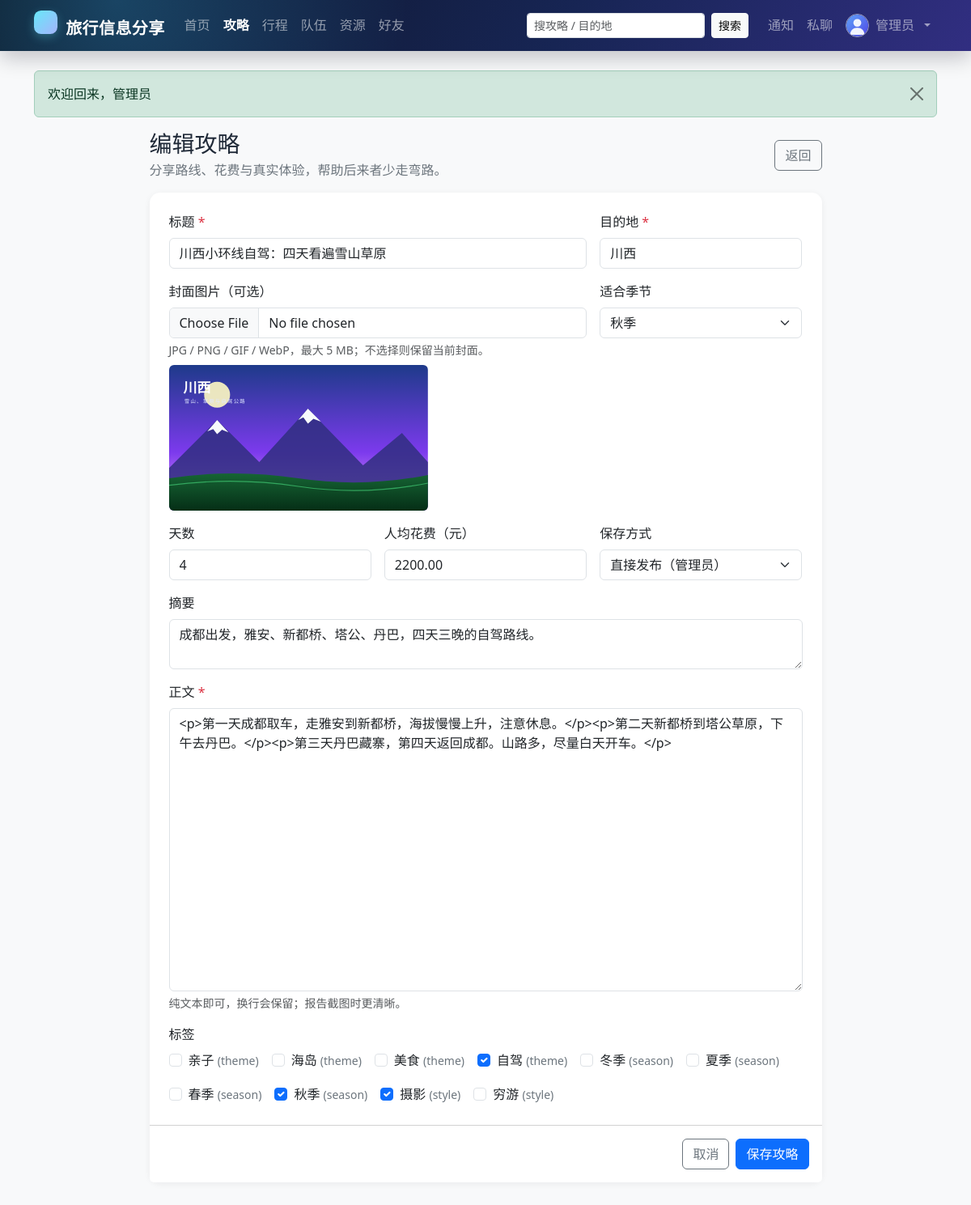
Page /guide_edit.php?id=2 (signed in) on the committed database.
### tables this page shows
CREATE TABLE `user` (
  `id`            INT UNSIGNED NOT NULL AUTO_INCREMENT COMMENT '用户ID',
  `username`      VARCHAR(50)  NOT NULL                COMMENT '登录名，唯一',
  `password_hash` VARCHAR(255) NOT NULL                COMMENT 'password_hash() 生成的密码散列',
  `nickname`      VARCHAR(50)  NOT NULL                COMMENT '昵称',
  `avatar`        VARCHAR(500) DEFAULT NULL             COMMENT '头像URL',
  `gender`        ENUM('unknown','male','female','other') NOT NULL DEFAULT 'unknown' COMMENT '性别',
  `email`         VARCHAR(100) DEFAULT NULL             COMMENT '邮箱，唯一（可为空）',
  `phone`         VARCHAR(20)  DEFAULT NULL             COMMENT '手机号',
  `intro`         VARCHAR(500) DEFAULT NULL             COMMENT '个人简介',
  `role`          ENUM('user','admin') NOT NULL DEFAULT 'user'   COMMENT '角色',
  `status`        ENUM('active','disabled') NOT NULL DEFAULT 'active' COMMENT '账号状态',
  `created_at`    DATETIME NOT NULL DEFAULT CURRENT_TIMESTAMP,
  `updated_at`    DATETIME NOT NULL DEFAULT CURRENT_TIMESTAMP ON UPDATE CURRENT_TIMESTAMP,
  PRIMARY KEY (`id`),
  UNIQUE KEY `uk_user_username` (`username`),
  UNIQUE KEY `uk_user_email` (`email`),
  KEY `idx_user_role_status` (`role`,`status`),
  KEY `idx_user_nickname` (`nickname`),
  CONSTRAINT `chk_user_username_len` CHECK (CHAR_LENGTH(`username`) BETWEEN 3 AND 50),
  CONSTRAINT `chk_user_nickname_len` CHECK (CHAR_LENGTH(`nickname`) BETWEEN 1 AND 50)
);

CREATE TABLE `guide` (
  `id`            INT UNSIGNED NOT NULL AUTO_INCREMENT,
  `author_id`     INT UNSIGNED NOT NULL COMMENT '作者',
  `title`         VARCHAR(100) NOT NULL,
  `destination`   VARCHAR(100) NOT NULL COMMENT '目的地',
  `cover`         VARCHAR(500) DEFAULT NULL COMMENT '封面图URL',
  `summary`       VARCHAR(500) DEFAULT NULL COMMENT '摘要',
  `content`       MEDIUMTEXT NOT NULL COMMENT '正文（富文本/HTML）',
  `day_count`     TINYINT UNSIGNED NOT NULL DEFAULT 1 COMMENT '行程天数',
  `cost_avg`      DECIMAL(10,2) NOT NULL DEFAULT 0.00 COMMENT '人均花费',
  `season`        ENUM('spring','summer','autumn','winter','all') NOT NULL DEFAULT 'all',
  `view_count`    INT UNSIGNED NOT NULL DEFAULT 0,
  `like_count`    INT UNSIGNED NOT NULL DEFAULT 0,
  `collect_count` INT UNSIGNED NOT NULL DEFAULT 0,
  `comment_count` INT UNSIGNED NOT NULL DEFAULT 0,
  `status`        ENUM('draft','pending','published','rejected','hidden') NOT NULL DEFAULT 'draft' COMMENT '草稿/待审/已发布/驳回/隐藏',
  `created_at`    DATETIME NOT NULL DEFAULT CURRENT_TIMESTAMP,
  `updated_at`    DATETIME NOT NULL DEFAULT CURRENT_TIMESTAMP COMMENT '仅内容编辑时由应用更新',
  PRIMARY KEY (`id`),
  KEY `idx_guide_author` (`author_id`,`status`),
  KEY `idx_guide_status_time` (`status`,`created_at`),
  KEY `idx_guide_destination` (`destination`),
  KEY `idx_guide_season` (`season`),
  KEY `idx_guide_status_like` (`status`,`like_count`),
  CONSTRAINT `fk_guide_author` FOREIGN KEY (`author_id`) REFERENCES `user` (`id`) ON DELETE RESTRICT ON UPDATE CASCADE,
  CONSTRAINT `chk_guide_day`  CHECK (`day_count` BETWEEN 1 AND 60),
  CONSTRAINT `chk_guide_cost` CHECK (`cost_avg` >= 0)
);

CREATE TABLE `tag` (
  `id`   INT UNSIGNED NOT NULL AUTO_INCREMENT,
  `name` VARCHAR(30) NOT NULL,
  `type` ENUM('theme','season','style','other') NOT NULL DEFAULT 'theme',
  PRIMARY KEY (`id`),
  UNIQUE KEY `uk_tag_name_type` (`name`,`type`)
);

### app/helpers.php (called while the page is built, shortened)
<?php
function config(string $path, mixed $default = null): mixed
{
    $value = $GLOBALS['config'] ?? [];
    foreach (explode('.', $path) as $key) {
        $value = $value[$key];
    }
    return $value;
}
function e(mixed $value): string
{
    return htmlspecialchars((string) $value, ENT_QUOTES | ENT_SUBSTITUTE, 'UTF-8');
}
function url(string $path = ''): string
{
    $base = rtrim((string) config('site.base_url', ''), '/');
    return $base . '/' . ltrim($path, '/');
}
function query(string $key, mixed $default = ''): mixed
{
    $value = $_GET[$key] ?? $default;
    if (is_string($value)) {
        return trim($value);
    }
    return $value;
}
function flashes(): array
{
    $items = $_SESSION['flash'] ?? [];
    return $items;
}
function avatar_url(?string $avatar): string
{
    return url('/assets/avatar.svg');
}
function cover_url(?string $cover): string
{
    if ($cover !== null && $cover !== '') {
        return url($cover);
    }
    return url('/assets/cover.svg');
}
function selected(mixed $a, mixed $b): string
{
    return (string) $a === (string) $b ? ' selected' : '';
}
function checked(bool $condition): string
{
    return $condition ? ' checked' : '';
}

### app/auth.php (called while the page is built, shortened)
<?php
function current_user(): ?array
{
    static $cache = [];
    $id = (int) $_SESSION['user_id'];
    if (array_key_exists($id, $cache)) {
        return $cache[$id];
    }
    $user = db_one(
        'SELECT * FROM `user` WHERE `id` = ? AND `status` = "active" LIMIT 1',
        [$id]
    );
    return $cache[$id] = $user;
}
function require_login(): void
{
    if (current_user() !== null) {
        return;
    }
}
function is_admin(): bool
{
    $user = current_user();
    return $user !== null && $user['role'] === 'admin';
}

### app/db.php (called while the page is built, shortened)
<?php
function db(): PDO
{
    static $pdo = null;
    if ($pdo instanceof PDO) {
        return $pdo;
    }
    $c = config('db');
    $dsn = sprintf(
        'mysql:host=%s;port=%d;dbname=%s;charset=%s',
        $c['host'],
        (int) $c['port'],
        $c['name'],
        $c['charset']
    );
    $pdo = new PDO($dsn, $c['user'], $c['pass'], [
        PDO::ATTR_ERRMODE            => PDO::ERRMODE_EXCEPTION,
        PDO::ATTR_DEFAULT_FETCH_MODE => PDO::FETCH_ASSOC,
        PDO::ATTR_EMULATE_PREPARES   => false,
        PDO::ATTR_STRINGIFY_FETCHES  => false,
    ]);
    $pdo->exec("SET time_zone = '+08:00'");
    return $pdo;
}
function db_all(string $sql, array $params = []): array
{
    $stmt = db()->prepare($sql);
    $stmt->execute($params);
    return $stmt->fetchAll();
}
function db_one(string $sql, array $params = []): ?array
{
    $stmt = db()->prepare($sql);
    $stmt->execute($params);
    $row = $stmt->fetch();
    return $row === false ? null : $row;
}

### public/guide_edit.php (the view, shortened to what this page needs)
<?php
require_login();
$id = (int) query('id');
$guide = null;
if ($id > 0) {
    $guide = db_one('SELECT * FROM `guide` WHERE `id` = ? LIMIT 1', [$id]);
}
$tags = db_all('SELECT * FROM `tag` ORDER BY `type`, `name`');
$selectedTagIds = [];
if ($guide !== null) {
    $selectedTagIds = array_map(
        static fn(array $row): int => (int) $row['tag_id'],
        db_all('SELECT `tag_id` FROM `guide_tag` WHERE `guide_id` = ?', [$id])
    );
}
$defaultStatus = $guide !== null ? (string) $guide['status'] : 'draft';
$form = [
    'title'       => $guide['title'] ?? '',
    'destination' => $guide['destination'] ?? '',
    'cover'       => $guide['cover'] ?? '',
    'summary'     => $guide['summary'] ?? '',
    'content'     => $guide['content'] ?? '',
    'day_count'   => $guide['day_count'] ?? 1,
    'cost_avg'    => $guide['cost_avg'] ?? '0.00',
    'season'      => $guide['season'] ?? 'all',
    'status'      => $defaultStatus,
];
$pageTitle = $guide === null ? '发布攻略' : '编辑攻略';
$activeNav = 'guides';
require APP_ROOT . '/app/views/header.php';
?>
<div class="row justify-content-center">
    <div class="col-lg-9">
        <div class="d-flex justify-content-between align-items-center mb-3">
            <div>
                <h1 class="h3 mb-1"><?= e($pageTitle) ?></h1>
                <p class="text-secondary mb-0">分享路线、花费与真实体验，帮助后来者少走弯路。</p>
            </div>
            <a class="btn btn-outline-secondary" href="<?= e(url($guide === null ? '/guide_my.php' : '/guide.php?id=' . $id)) ?>">返回</a>
        </div>
        <form method="post" enctype="multipart/form-data" class="card border-0 shadow-sm">
            <div class="card-body p-4">
                <div class="row g-3">
                    <div class="col-md-8">
                        <label class="form-label" for="title">标题 <span class="text-danger">*</span></label>
                        <input class="form-control" id="title" name="title" maxlength="100" required value="<?= e($form['title']) ?>" placeholder="如：厦门三天两夜，人均 800 元">
                    </div>
                    <div class="col-md-4">
                        <label class="form-label" for="destination">目的地 <span class="text-danger">*</span></label>
                        <input class="form-control" id="destination" name="destination" maxlength="100" required value="<?= e($form['destination']) ?>" placeholder="厦门">
                    </div>
                    <div class="col-md-8">
                        <label class="form-label" for="cover_file">封面图片（可选）</label>
                        <input class="form-control" id="cover_file" name="cover_file" type="file" accept="image/jpeg,image/png,image/gif,image/webp">
                        <div class="form-text">JPG / PNG / GIF / WebP，最大 5 MB；不选择则保留当前封面。</div>
                        <?php if ($form['cover'] !== ''): ?>
                            <img class="img-fluid rounded mt-2 cover-preview" src="<?= e(cover_url($form['cover'])) ?>" alt="当前封面">
                        <?php endif; ?>
                    </div>
                    <div class="col-md-4">
                        <label class="form-label" for="season">适合季节</label>
                        <select class="form-select" id="season" name="season">
                            <option value="autumn"<?= selected($form['season'], 'autumn') ?>>秋季</option>
                        </select>
                    </div>
                    <div class="col-md-4">
                        <label class="form-label" for="day_count">天数</label>
                        <input class="form-control" id="day_count" name="day_count" type="number" min="1" max="60" required value="<?= e($form['day_count']) ?>">
                    </div>
                    <div class="col-md-4">
                        <label class="form-label" for="cost_avg">人均花费（元）</label>
                        <input class="form-control" id="cost_avg" name="cost_avg" type="number" min="0" step="0.01" required value="<?= e($form['cost_avg']) ?>">
                    </div>
                    <div class="col-md-4">
                        <label class="form-label" for="status">保存方式</label>
                        <select class="form-select" id="status" name="status">
                            <?php if (is_admin()): ?>
                                <option value="published"<?= selected($form['status'], 'published') ?>>直接发布（管理员）</option>
                            <?php endif; ?>
                        </select>
                    </div>
                    <div class="col-12">
                        <label class="form-label" for="summary">摘要</label>
                        <textarea class="form-control" id="summary" name="summary" rows="2" maxlength="500" placeholder="一句话说明路线亮点、适合人群"><?= e($form['summary']) ?></textarea>
                    </div>
                    <div class="col-12">
                        <label class="form-label" for="content">正文 <span class="text-danger">*</span></label>
                        <textarea class="form-control" id="content" name="content" rows="14" required placeholder="按天写路线、交通、住宿、美食与避坑建议…"><?= e($form['content']) ?></textarea>
                        <div class="form-text">纯文本即可，换行会保留；报告截图时更清晰。</div>
                    </div>
                    <div class="col-12">
                        <label class="form-label d-block">标签</label>
                        <div class="d-flex flex-wrap gap-3">
                            <?php foreach ($tags as $tag): ?>
                                <div class="form-check">
                                    <input class="form-check-input" type="checkbox" name="tags[]" id="tag-<?= (int) $tag['id'] ?>" value="<?= (int) $tag['id'] ?>"<?= checked(in_array((int) $tag['id'], $selectedTagIds, true)) ?>>
                                    <label class="form-check-label" for="tag-<?= (int) $tag['id'] ?>"><?= e($tag['name']) ?> <span class="text-secondary small">(<?= e($tag['type']) ?>)</span></label>
                                </div>
                            <?php endforeach; ?>
                        </div>
                    </div>
                </div>
            </div>
            <div class="card-footer bg-white p-3 d-flex justify-content-end gap-2">
                <a class="btn btn-outline-secondary" href="<?= e(url('/guide_my.php')) ?>">取消</a>
                <button class="btn btn-primary" type="submit">保存攻略</button>
            </div>
        </form>
    </div>
</div>
<?php require APP_ROOT . '/app/views/footer.php'; ?>

### app/views/header.php (shortened to what this page needs)
<?php
$me = current_user();
$pageTitle = $pageTitle ?? config('site.name');
$activeNav = $activeNav ?? '';
$q = (string) ($_GET['q'] ?? '');
?>
<!doctype html>
<html lang="zh-CN">
<head>
    <link rel="stylesheet" href="<?= e(url('/assets/bootstrap.min.css')) ?>">
    <link rel="stylesheet" href="<?= e(url('/assets/style.css')) ?>">
</head>
<body class="d-flex flex-column min-vh-100 bg-body-tertiary">
<nav class="navbar navbar-expand-lg navbar-dark app-navbar sticky-top">
    <div class="container">
        <a class="navbar-brand fw-bold" href="<?= e(url('/index.php')) ?>">
            <span class="brand-mark"></span> 旅行信息分享
        </a>
        <div class="collapse navbar-collapse" id="mainNav">
            <ul class="navbar-nav me-auto mb-2 mb-lg-0">
                <li class="nav-item"><a class="nav-link <?= $activeNav === 'home' ? 'active' : '' ?>" href="<?= e(url('/index.php')) ?>">首页</a></li>
                <li class="nav-item"><a class="nav-link <?= $activeNav === 'guides' ? 'active' : '' ?>" href="<?= e(url('/guides.php')) ?>">攻略</a></li>
                <li class="nav-item"><a class="nav-link <?= $activeNav === 'trips' ? 'active' : '' ?>" href="<?= e(url('/trips.php')) ?>">行程</a></li>
                <li class="nav-item"><a class="nav-link <?= $activeNav === 'teams' ? 'active' : '' ?>" href="<?= e(url('/teams.php')) ?>">队伍</a></li>
                <li class="nav-item"><a class="nav-link <?= $activeNav === 'resources' ? 'active' : '' ?>" href="<?= e(url('/resources.php')) ?>">资源</a></li>
                <?php if ($me !== null): ?>
                    <li class="nav-item"><a class="nav-link <?= $activeNav === 'friends' ? 'active' : '' ?>" href="<?= e(url('/friends.php')) ?>">好友</a></li>
                <?php endif; ?>
            </ul>
            <form class="d-flex me-lg-3 my-2 my-lg-0" role="search" action="<?= e(url('/guides.php')) ?>" method="get">
                <input class="form-control form-control-sm me-2" type="search" name="q" value="<?= e($q) ?>" placeholder="搜攻略 / 目的地" aria-label="搜索攻略">
                <button class="btn btn-sm btn-light" type="submit">搜索</button>
            </form>
            <ul class="navbar-nav align-items-lg-center">
                <?php if ($me !== null): ?>
                    <li class="nav-item">
                        <a class="nav-link position-relative" href="<?= e(url('/notifications.php')) ?>" title="通知">
                            通知
                        </a>
                    </li>
                    <li class="nav-item">
                        <a class="nav-link position-relative" href="<?= e(url('/messages.php')) ?>" title="私聊">
                            私聊
                        </a>
                    </li>
                    <li class="nav-item dropdown">
                        <a class="nav-link dropdown-toggle d-flex align-items-center gap-2" href="#" role="button" data-bs-toggle="dropdown" aria-expanded="false">
                            <img src="<?= e(avatar_url($me['avatar'])) ?>" alt="" class="rounded-circle nav-avatar">
                            <span><?= e($me['nickname']) ?></span>
                        </a>
                    </li>
                <?php else: ?>
                    <li class="nav-item"><a class="nav-link" href="<?= e(url('/login.php')) ?>">登录</a></li>
                    <li class="nav-item"><a class="btn btn-sm btn-light ms-lg-2" href="<?= e(url('/register.php')) ?>">注册</a></li>
                <?php endif; ?>
            </ul>
        </div>
    </div>
</nav>
<main class="container py-4 flex-grow-1">
    <?php foreach (flashes() as $item): ?>
        <div class="alert alert-<?= e($item['type']) ?> alert-dismissible fade show" role="alert">
            <?= e($item['message']) ?>
            <button type="button" class="btn-close" data-bs-dismiss="alert" aria-label="关闭"></button>
        </div>
    <?php endforeach; ?>

### rows in the picture
user: nickname "管理员", status "直接发布（管理员）"
guide: title "川西小环线自驾：四天看遍雪山草原", destination "川西", cover (picture), day_count "4", cost_avg "2200.00", summary "成都出发，雅安、新都桥、塔公、丹巴，四天三晚的自驾路线。", content "<p>第一天成都取车，走雅安到新都桥，海拔慢慢上升，注意休息。</p><p>第二天新都桥到塔公草原，下午去丹巴。</p><p>第三天丹巴藏寨，第四天返回成都。山路多，尽量白天开车。</p>"
tag: name "亲子", type "theme"
tag: name "海岛", type "theme"
tag: name "美食", type "theme"
tag: name "自驾", type "theme"
tag: name "冬季", type "season"
tag: name "夏季", type "season"
tag: name "春季", type "season"
tag: name "秋季", type "season"
tag: name "摄影", type "style"
tag: name "穷游", type "style"

### other values in the picture
$item['message'] "欢迎回来，管理员"
$pageTitle "编辑攻略"
